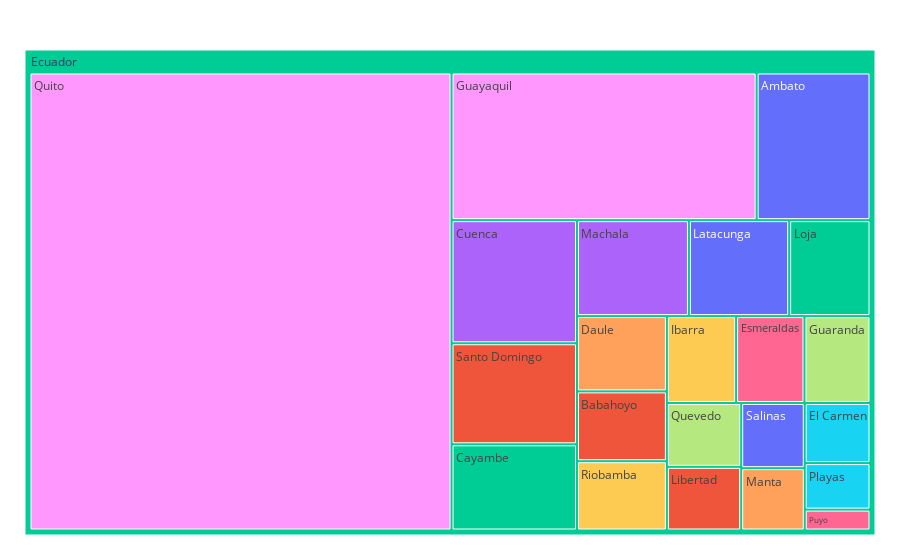

The code cell stored with this chart in its notebook:
### Code cell
import plotly.express as px

fig = px.treemap(df, path=[px.Constant("Ecuador"), 'city'], 
                 values='Sum(transactions)', color='city', color_continuous_scale='rdbu'
                 )
fig.update_layout(margin = dict(t=50, l=25, r=25, b=25))
fig.update_traces(root_color="lightgrey")
fig.show()

### Figure 1 — Plotly figure (JSON) as saved in the notebook; plotly's stock layout.template omitted (floating-point values rounded to 4 significant figures)
{"data": [{"branchvalues": "total", "customdata": [["Ambato"], ["Babahoyo"], ["Cayambe"], ["Cuenca"], ["Daule"], ["El Carmen"], ["Esmeraldas"], ["Guaranda"], ["Guayaquil"], ["Ibarra"], ["Latacunga"], ["Libertad"], ["Loja"], ["Machala"], ["Manta"], ["Playas"], ["Puyo"], ["Quevedo"], ["Quito"], ["Riobamba"], ["Salinas"], ["Santo Domingo"], ["(?)"]], "domain": {"x": [0, 1], "y": [0, 1]}, "hovertemplate": "labels=%{label}<br>Sum(transactions)=%{value}<br>parent=%{parent}<br>id=%{id}<br>city=%{customdata[0]}<extra></extra>", "ids": ["Ecuador/Ambato", "Ecuador/Babahoyo", "Ecuador/Cayambe", "Ecuador/Cuenca", "Ecuador/Daule", "Ecuador/El Carmen", "Ecuador/Esmeraldas", "Ecuador/Guaranda", "Ecuador/Guayaquil", "Ecuador/Ibarra", "Ecuador/Latacunga", "Ecuador/Libertad", "Ecuador/Loja", "Ecuador/Machala", "Ecuador/Manta", "Ecuador/Playas", "Ecuador/Puyo", "Ecuador/Quevedo", "Ecuador/Quito", "Ecuador/Riobamba", "Ecuador/Salinas", "Ecuador/Santo Domingo", "Ecuador"], "labels": ["Ambato", "Babahoyo", "Cayambe", "Cuenca", "Daule", "El Carmen", "Esmeraldas", "Guaranda", "Guayaquil", "Ibarra", "Latacunga", "Libertad", "Loja", "Machala", "Manta", "Playas", "Puyo", "Quevedo", "Quito", "Riobamba", "Salinas", "Santo Domingo", "Ecuador"], "marker": {"colors": ["#636efa", "#EF553B", "#00cc96", "#ab63fa", "#FFA15A", "#19d3f3", "#FF6692", "#B6E880", "#FF97FF", "#FECB52", "#636efa", "#EF553B", "#00cc96", "#ab63fa", "#FFA15A", "#19d3f3", "#FF6692", "#B6E880", "#FF97FF", "#FECB52", "#636efa", "#EF553B", "#00cc96"]}, "name": "", "parents": ["Ecuador", "Ecuador", "Ecuador", "Ecuador", "Ecuador", "Ecuador", "Ecuador", "Ecuador", "Ecuador", "Ecuador", "Ecuador", "Ecuador", "Ecuador", "Ecuador", "Ecuador", "Ecuador", "Ecuador", "Ecuador", "Ecuador", "Ecuador", "Ecuador", "Ecuador", ""], "root": {"color": "lightgrey"}, "type": "treemap", "values": [6172615, 2306044, 3972488, 5673847, 2485687, 1451290, 2182356, 2107489, 16546295, 2209898, 3531356, 1738129, 2867052, 3945341, 1455475, 1123889, 504156, 1743003, 70999057, 2287850, 1520362, 4655266, 141478945]}], "layout": {"legend": {"tracegroupgap": 0}, "margin": {"b": 25, "l": 25, "r": 25, "t": 50}}}
